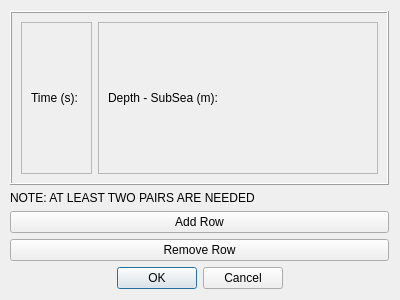
<?xml version="1.0" encoding="UTF-8"?>
<ui version="4.0">
 <class>TimeDepthDialog</class>
 <widget class="QDialog" name="TimeDepthDialog">
  <property name="geometry">
   <rect>
    <x>0</x>
    <y>0</y>
    <width>400</width>
    <height>300</height>
   </rect>
  </property>
  <property name="windowTitle">
   <string>TimeDepthPair</string>
  </property>
  <layout class="QGridLayout" name="gridLayout">
   <property name="leftMargin">
    <number>10</number>
   </property>
   <item row="0" column="0">
    <widget class="QFrame" name="MainFrame">
     <property name="sizePolicy">
      <sizepolicy hsizetype="MinimumExpanding" vsizetype="MinimumExpanding">
       <horstretch>0</horstretch>
       <verstretch>0</verstretch>
      </sizepolicy>
     </property>
     <property name="frameShape">
      <enum>QFrame::Box</enum>
     </property>
     <property name="frameShadow">
      <enum>QFrame::Raised</enum>
     </property>
     <layout class="QHBoxLayout" name="horizontalLayout">
      <item>
       <widget class="QFrame" name="Timeframe">
        <property name="frameShape">
         <enum>QFrame::StyledPanel</enum>
        </property>
        <property name="frameShadow">
         <enum>QFrame::Raised</enum>
        </property>
        <layout class="QVBoxLayout" name="verticalLayout_2">
         <item>
          <widget class="QLabel" name="Timelabel">
           <property name="sizePolicy">
            <sizepolicy hsizetype="Preferred" vsizetype="Fixed">
             <horstretch>0</horstretch>
             <verstretch>0</verstretch>
            </sizepolicy>
           </property>
           <property name="text">
            <string>Time (s): </string>
           </property>
          </widget>
         </item>
        </layout>
       </widget>
      </item>
      <item>
       <widget class="QFrame" name="DepthFrame">
        <property name="frameShape">
         <enum>QFrame::StyledPanel</enum>
        </property>
        <property name="frameShadow">
         <enum>QFrame::Raised</enum>
        </property>
        <layout class="QVBoxLayout" name="verticalLayout">
         <item>
          <widget class="QLabel" name="DepthLabel">
           <property name="sizePolicy">
            <sizepolicy hsizetype="MinimumExpanding" vsizetype="Fixed">
             <horstretch>0</horstretch>
             <verstretch>0</verstretch>
            </sizepolicy>
           </property>
           <property name="text">
            <string>Depth - SubSea (m):</string>
           </property>
          </widget>
         </item>
        </layout>
       </widget>
      </item>
     </layout>
    </widget>
   </item>
   <item row="1" column="0">
    <widget class="QLabel" name="NOTElabel">
     <property name="text">
      <string>NOTE: AT LEAST TWO PAIRS ARE NEEDED</string>
     </property>
    </widget>
   </item>
   <item row="4" column="0">
    <widget class="QDialogButtonBox" name="buttonBox">
     <property name="orientation">
      <enum>Qt::Horizontal</enum>
     </property>
     <property name="standardButtons">
      <set>QDialogButtonBox::Cancel|QDialogButtonBox::Ok</set>
     </property>
     <property name="centerButtons">
      <bool>true</bool>
     </property>
    </widget>
   </item>
   <item row="2" column="0">
    <widget class="QPushButton" name="AddpushButton">
     <property name="text">
      <string>Add Row</string>
     </property>
    </widget>
   </item>
   <item row="3" column="0">
    <widget class="QPushButton" name="RemovepushButton">
     <property name="text">
      <string>Remove Row</string>
     </property>
    </widget>
   </item>
  </layout>
 </widget>
 <resources/>
 <connections>
  <connection>
   <sender>buttonBox</sender>
   <signal>accepted()</signal>
   <receiver>TimeDepthDialog</receiver>
   <slot>accept()</slot>
   <hints>
    <hint type="sourcelabel">
     <x>248</x>
     <y>254</y>
    </hint>
    <hint type="destinationlabel">
     <x>157</x>
     <y>274</y>
    </hint>
   </hints>
  </connection>
  <connection>
   <sender>buttonBox</sender>
   <signal>rejected()</signal>
   <receiver>TimeDepthDialog</receiver>
   <slot>reject()</slot>
   <hints>
    <hint type="sourcelabel">
     <x>316</x>
     <y>260</y>
    </hint>
    <hint type="destinationlabel">
     <x>286</x>
     <y>274</y>
    </hint>
   </hints>
  </connection>
 </connections>
</ui>
